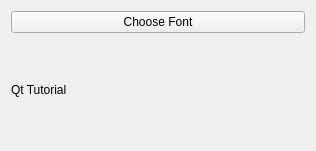
<?xml version="1.0" encoding="UTF-8"?>
<ui version="4.0">
 <class>Widget</class>
 <widget class="QWidget" name="Widget">
  <property name="geometry">
   <rect>
    <x>0</x>
    <y>0</y>
    <width>316</width>
    <height>151</height>
   </rect>
  </property>
  <property name="windowTitle">
   <string>Widget</string>
  </property>
  <layout class="QVBoxLayout" name="verticalLayout">
   <item>
    <widget class="QPushButton" name="chooseFontButton">
     <property name="text">
      <string>Choose Font</string>
     </property>
    </widget>
   </item>
   <item>
    <widget class="QLabel" name="label">
     <property name="text">
      <string>Qt Tutorial</string>
     </property>
     <property name="wordWrap">
      <bool>true</bool>
     </property>
    </widget>
   </item>
  </layout>
 </widget>
 <resources/>
 <connections/>
</ui>
